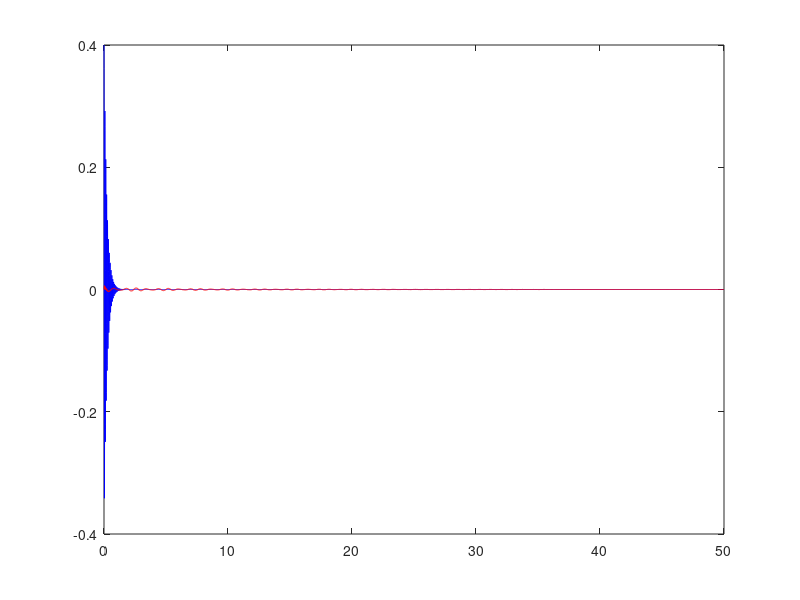

MATLAB code to generate this figure:
function IntegradorVibratoriaEjeXconTMD

clc; clear all; close all;

%% DEFINICIÓN DE PARÁMETROS DEL SISTEMA
%% DEFINICIÓN DE PARÁMETROS DEL SISTEMA
m1=26067; %% Masa 1
m2=129209; %% Masa 2
m3=0.05*(m1+m2); %% Masa TMD

z=[0.015;0.015;0.05];

k1=2e8; %% Rigidez 1
k2=9e6; %% Rigidez 2
k3=(9)^2*m3 %% Rigidez 3

M= [m1 0 0;
    0 m2 0;
    0 0 m3]; %% Matriz de masa

K=[k1+k2 -k2 0;
    -k2   k2 -k3;
       0 -k3 k3]; %% Matriz de Rigidez

dt=0.005;
t=0:dt:50;

xINI=[0.4;0;0];
dxINI=[0;0;0];

%% ENCUENTRO AUTOVECTORES Y AUTOVALORES
[X,lambda]=eig(K,M); %el X que me larga ya esta normalizado de modo q X'*m*X=I

wn=diag(sqrt(lambda))
wd=wn.*sqrt(1-z.^2);

%% MÉTODO DE DESCOMPOSICIÓN MODAL

Mmodal=round(X'*M*X); %M modal
Kmodal=round(X'*K*X); %K modal

Y0=X'*M*xINI;
dY0=X'*M*dxINI; %paso las condiciones inciales a coord modales

%Ahora el sistema será Mmodal*y''+Cmodal*y'+Kmodal*y=0 es un sistema de EDOs
%desacoplado y habra wd
wd=wn.*sqrt(1-z.^2)

%Transitoria:

Y=zeros(length(wn),length(t));

for i=1:length(wn)

% 1er término
    Y(i,:)=exp(-z(i)*wn(i)*t).*(cos(wd(i)*t)+z(i)/(sqrt(1-z(i)^2)).*sin(wd(i)*t)).*Y0(i);

    % 2do término
    Y(i,:)=Y(i,:)+(1/wd(i).*exp(-z(i)*wn(i)*t).*sin(wd(i)*t)).*dY0(i);

end

%% PASO DE COORD MODALES A GEOMETRICAS

xt=X*Y;


figure (1)
plot(t,xt(1,:),'b');
hold on
plot(t,xt(2,:),'r');
hold off

end




